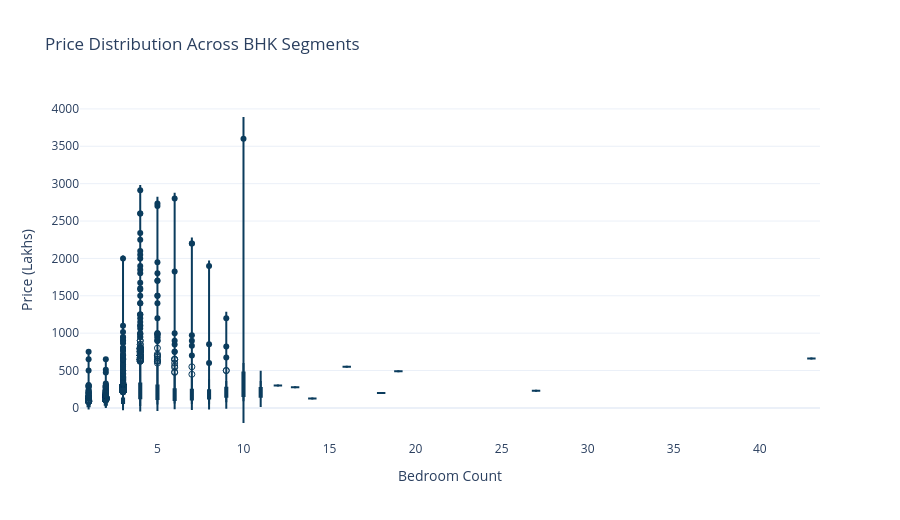

Here is the notebook cell this chart was saved with:
### Markdown cell above
#### 2.1.2 Price and BHK

### Code cell
fig = px.violin(
    eda_df.dropna(subset=['BHK', 'price']),
    x='BHK',
    y='price',
    box=True,
    points='suspectedoutliers',
    title='Price Distribution Across BHK Segments',
    labels={'BHK': 'Bedroom Count', 'price': 'Price (Lakhs)'}
)
fig.update_layout(height=520)
fig.show()

median_by_bhk = eda_df.groupby('BHK', dropna=True)['price'].median().sort_index()
add_plot_interpretation(
    '- Higher BHK segments generally shift to higher price bands, validating expected residential pricing behavior.\n'
    '- Distribution overlaps between adjacent BHK classes indicate neighborhood and property-quality effects.\n'
    f'- Median prices by BHK (sample): **{median_by_bhk.head(6).round(2).to_dict()}**.'
)

### Figure 1 — Plotly figure (JSON) as saved in the notebook; plotly's stock layout.template omitted (floating-point values rounded to 4 significant figures; data arrays with more than 128 entries replaced by an {"elided": "..."} marker saying what was removed)
{"data": [{"alignmentgroup": "True", "box": {"visible": true}, "hovertemplate": "Bedroom Count=%{x}<br>Price (Lakhs)=%{y}<extra></extra>", "legendgroup": "", "marker": {"color": "#0B3C5D"}, "name": "", "offsetgroup": "", "orientation": "v", "points": "suspectedoutliers", "scalegroup": "True", "showlegend": false, "type": "violin", "x": {"elided": "13304 float values"}, "x0": " ", "xaxis": "x", "y": {"elided": "13304 float values"}, "y0": " ", "yaxis": "y"}], "layout": {"height": 520, "legend": {"tracegroupgap": 0}, "title": {"text": "Price Distribution Across BHK Segments"}, "violinmode": "group", "xaxis": {"anchor": "y", "domain": [0, 1], "title": {"text": "Bedroom Count"}}, "yaxis": {"anchor": "x", "domain": [0, 1], "title": {"text": "Price (Lakhs)"}}}}
